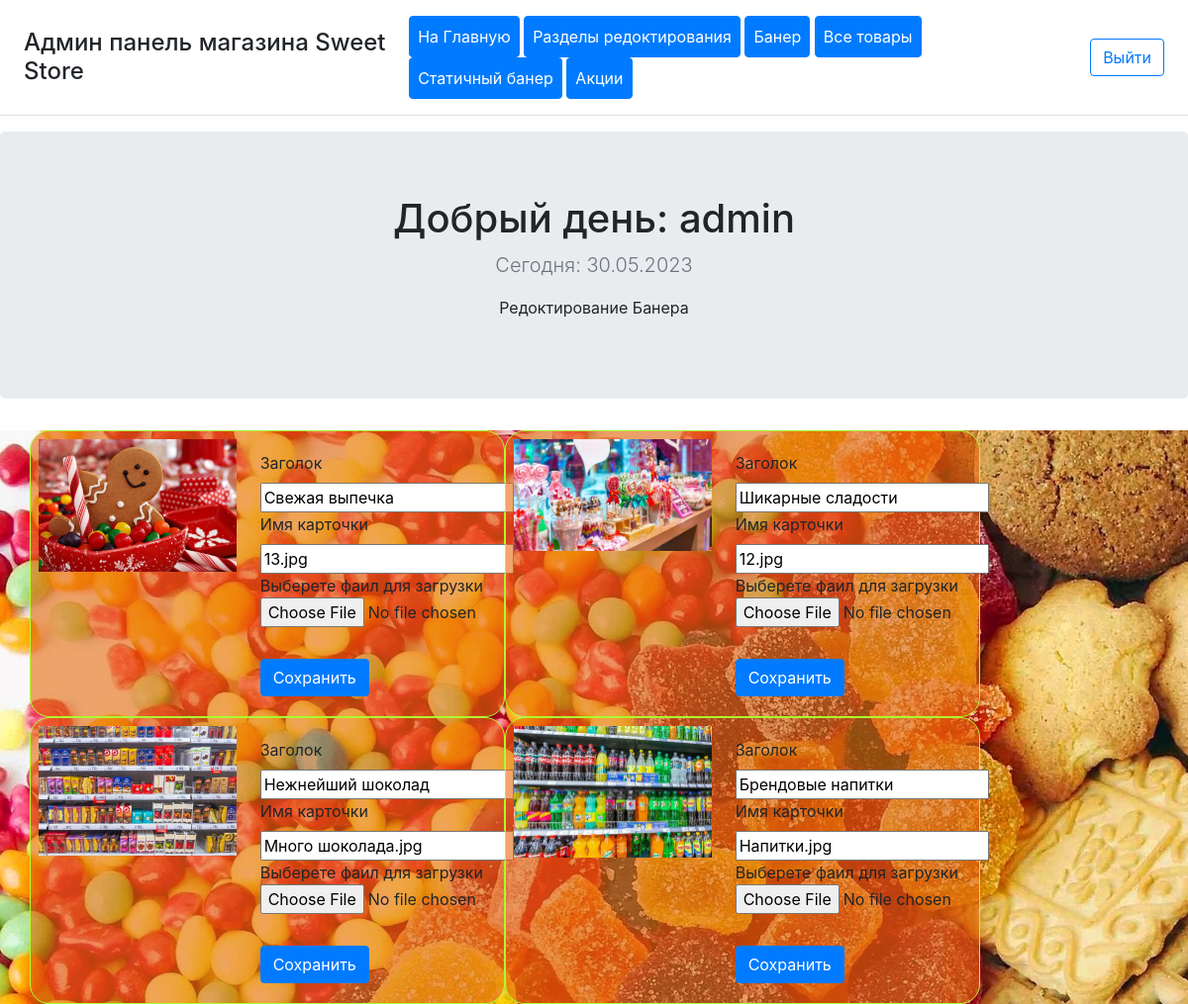
Screenshot of /admin/slider.php (signed in) with the database file from the repository.
### tables this page shows
CREATE TABLE `slider` (
  `id` int(12) NOT NULL,
  `name` varchar(255) NOT NULL,
  `filename` varchar(255) NOT NULL
);

### admin/slider.php (the view, shortened to what this page needs)
<?php require_once '../function/connect.php'; ?>
<!DOCTYPE html>
<html lang="en">
<head>
  <link rel="stylesheet" href="../css/bootstrap.min.css">
  <link rel="stylesheet" href="../css/card.css">
</head>
<body style='height: 800px;'>
<div class="d-flex flex-column flex-md-row align-items-center p-3 px-md-4 mb-3 bg-white border-bottom box-shadow">
    <h4 class="my-0 mr-md-auto font-weight-bog">Админ панель магазина Sweet Store</h4>
    <nav class="my-2 my-md-0 mr-md-3">
      <a class="p-2 btn btn-primary" href="../index.php">На Главную</a>
      <a class="p-2 btn btn-primary" href="../admin.php">Разделы редоктирования</a>
      <a class="p-2 btn btn-primary" href="#">Банер</a>
      <a class="p-2 btn btn-primary" href="prace.php">Все товары </a>
      <a class="p-2 btn btn-primary" href="stat-baner.php">Статичный банер</a>
      <a class="p-2 btn btn-primary" href="stock.php">Акции</a>
    </nav>
    <a class="btn btn-outline-primary" href="../logout.php">Выйти</a>
  </div>
  <div class="" style="text-align:center">
    <?php if (!empty($_SESSION["login"])): ?>
      <section class="jumbotron text-center">
        <div class="container">
          <?php echo '<h1 class="jumbotron-heading"> Добрый день: ' . $_SESSION['login'] . '</h1>'; ?>
          <p class="lead text-muted">Сегодня:
            <?php echo date("d.m.Y") ?>
          </p>
          <p>Редоктирование Банера
          </p>
                </div>
            </section>
          </div>
          <div class=" album  w-60  ">
                <div class=" container">
              <div class="row">
            <?php
            $sql = $pdo->prepare("SELECT * FROM slider");
            $sql->execute();
            while ($res = $sql->fetch(PDO::FETCH_OBJ)): ?>
                <div class="card card1 ">
                  <div class="row ">
                    <div class="col-md-5">
                      <img src="../img/slider/<?php echo $res->filename ?>" alt="" width="200" class="m-2 ">
                    </div>
                    <div class="col-md-7">
                      <div class="card-body">
                        <form action="/admin/slider/slider.php/<?php echo $res->id ?>" method="POST"
                          enctype="multipart/form-data" class="">
                          <p>Заголок <br>
                          <input type="text" name="name" value="<?php echo $res->name?>" class="mt-2"> </br>
                          Имя карточки <br>
                          <input type="text" name="file" value="<?php echo $res->filename ?>" class="mt-2"> </br>
                          Выберете фаил для загрузки <br>
                          <input type="file" name="im" > <br>
                        </p>
                          <input type="submit" name="save" value="Сохранить" class="btn btn-primary mt-3">
                        </form>
                      </div>
                    </div>
                  </div>
                </div>
              <?php endwhile ?>
              </div>
        </div>
    </div>
  <?php else:
      echo '<h2>Доступ закрыт</h2><br>';
      echo '<a href="/" class="btn btn-primary">На главную</a>';
      ?>
  <?php endif ?>

### css/card.css (style rules this page uses)
.album { display: flex; align-items: center; justify-content: center; width: 100%; background-image: url(../img/sweet/backgroud.jpeg); }
.card1 { width: 480px; align-items: center; background-color: rgba(231, 107, 13, 0.6); border: 1px solid greenyellow; border-radius: 20px; }

### rows the page displays
slider: filename (picture), name "Свежая выпечка", file "13.jpg"
slider: filename (picture), name "Шикарные сладости", file "12.jpg"
slider: filename (picture), name "Нежнейший шоколад", file "Много шоколада.jpg"
slider: filename (picture), name "Брендовые напитки", file "Напитки.jpg"

### other values shown
$_SESSION['login'] "admin"
